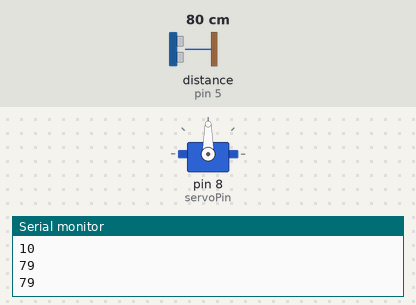
The sketch below on a simulated Arduino Uno, built with avr-gcc and run on an emulated ATmega328P. On the bench: servo, the last lines printed to the serial monitor. Wiring (inferred from the names in the program): ultrasonic range finder: trigger pin 6; echo pin 5. The inputs (shaded band) are chosen by the test bench; at power-on: distance to the obstacle (sensor on pin 5) 80 cm. The echo pulse lasts 58.3 µs per cm; random numbers use the default seed unless the sketch sets one; the audio player accepts every command and is not drawn.

Above: at 1.7 s.
1.8 s: distance to the obstacle (sensor on pin 5) set to 24 cm
3.7 s: distance to the obstacle (sensor on pin 5) set to 18 cm
At 5.8 s:
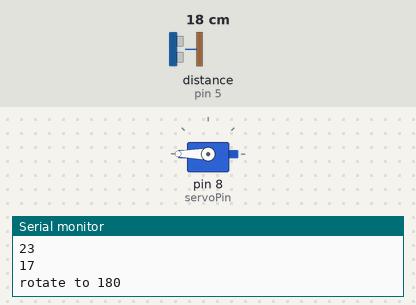
At 11.3 s:
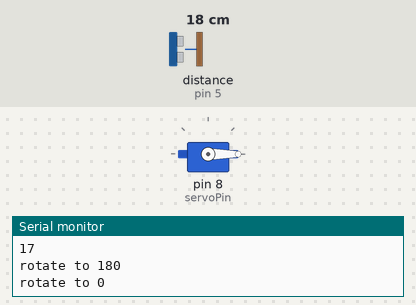
Timing chart, 0 to 12.0 s (numbered marks = the images above; inputs shaded):
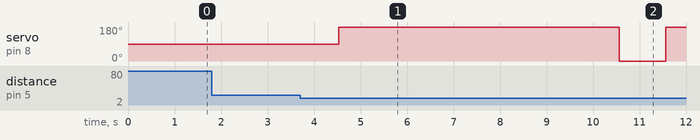

The sketch:

autoLidAudio.ino
```cpp
#include "Arduino.h"
#include "SoftwareSerial.h"
#include "DFRobotDFPlayerMini.h"

#include <Servo.h>
#define trigPin 6
#define echoPin 5
#define servoPin 8

Servo myservo;
int pos = 0;

SoftwareSerial mySoftwareSerial(10, 11); // RX, TX
DFRobotDFPlayerMini myDFPlayer;
void printDetail(uint8_t type, int value);
long randNumber;
int totalAmount;

void setup()
{
  mySoftwareSerial.begin(9600);

  pinMode(trigPin, OUTPUT);
  pinMode(echoPin, INPUT);
  myservo.attach(servoPin);

  Serial.begin(115200);

  Serial.println();
  Serial.println(F("DFRobot DFPlayer Mini Demo"));
  Serial.println(F("Initializing DFPlayer ... (May take 3~5 seconds)"));

  if (!myDFPlayer.begin(mySoftwareSerial)) {
    Serial.println(F("Unable to begin:"));
    Serial.println(F("1.Please recheck the connection!"));
    Serial.println(F("2.Please insert the SD card!"));
    while(true);
  }
  Serial.println(F("DFPlayer Mini online."));
  randomSeed(analogRead(0));
  myDFPlayer.EQ(DFPLAYER_EQ_NORMAL);
  myDFPlayer.volume(30);  //Set volume value. From 0 to 30
  Serial.println(myDFPlayer.readFileCounts()); //read all file counts in SD card
  totalAmount = myDFPlayer.readFileCounts();
}

int getDistance() {
  long duration, distance;
  digitalWrite(trigPin, LOW);
  delayMicroseconds(2);
  digitalWrite(trigPin, HIGH);
  delayMicroseconds(10);
  digitalWrite(trigPin, LOW);
  duration = pulseIn(echoPin, HIGH);
  distance = (duration/2) / 29.1;
  return distance;
}

void loop()
{
  int distance = getDistance();
  Serial.println(distance);
  if (distance < 20) {
    Serial.println("rotate to 180");
    myservo.write(180);

    randNumber = random(1, totalAmount);
    myDFPlayer.playMp3Folder(randNumber);
    delay(6000);
    myDFPlayer.pause();
    Serial.println("rotate to 0");
    myservo.write(0);
  }
  delay(1000);
}
```

Measured:
- the behaviour switches between 21 and 20 cm on distance to the obstacle (sensor on pin 5) (found by bisection; images 0 and 1)
- after the input at 3.7 s, servo on pin 8 (servoPin): 90° → 180° after 0.83 s, → 0° 6.0 s later, → 180° 1.0 s later
